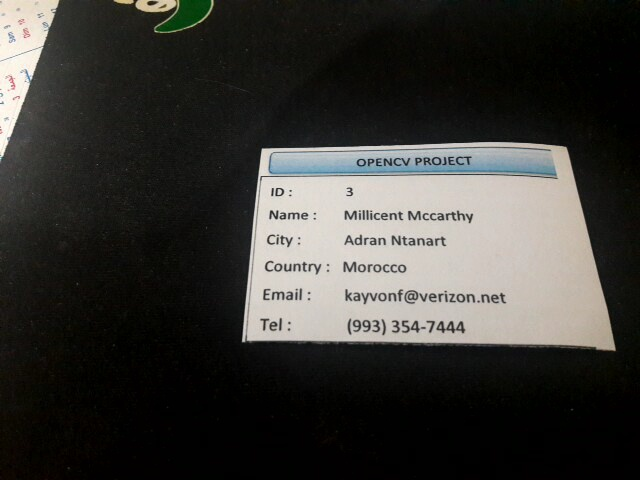
#> input picture yes/orig_3_.jpg, 640 x 480 px
$ python main.py
#> lines starting #> are read from the running program, lines starting #| are printed output that depends on the picture; after the words box and inside, x2 and y2 are one past the last pixel; in counts of white or black regions, pixels touching at a corner belong together
### utlis.py
import cv2
import numpy as np


def biggestContour(contours):
    """
    Searching for the biggest contour and returning it
    """
    biggest = np.array([])
    max_area = 0
    for i in contours:
        area = cv2.contourArea(i)
        if area > 5000:
            peri = cv2.arcLength(i, True)
            approx = cv2.approxPolyDP(i, 0.02 * peri, True)
            if area > max_area and len(approx) == 4:
                biggest = approx
                max_area = area
    return biggest, max_area


def drawRectangle(img, biggest, thickness):
    """
    Draw a rectangle on the biggest contour to be used in the warp operation
    """
    cv2.line(img, (biggest[0][0][0], biggest[0][0][1]),
             (biggest[1][0][0], biggest[1][0][1]), (0, 255, 0), thickness)
    cv2.line(img, (biggest[0][0][0], biggest[0][0][1]),
             (biggest[2][0][0], biggest[2][0][1]), (0, 255, 0), thickness)
    cv2.line(img, (biggest[3][0][0], biggest[3][0][1]),
             (biggest[2][0][0], biggest[2][0][1]), (0, 255, 0), thickness)
    cv2.line(img, (biggest[3][0][0], biggest[3][0][1]),
             (biggest[1][0][0], biggest[1][0][1]), (0, 255, 0), thickness)

    return img


def reorder(myPoints):
    """
    Adjusting the four corners of  the drawn rectangle to the corners of the image
    """
    myPoints = myPoints.reshape((4, 2))
    myPointsNew = np.zeros((4, 1, 2), dtype=np.int32)
    add = myPoints.sum(1)

    myPointsNew[0] = myPoints[np.argmin(add)]
    myPointsNew[3] = myPoints[np.argmax(add)]
    diff = np.diff(myPoints, axis=1)
    myPointsNew[1] = myPoints[np.argmin(diff)]
    myPointsNew[2] = myPoints[np.argmax(diff)]

    return myPointsNew

### data.py

import sqlite3


def create_table():
    """
    Start a connection to the database
    Create a table if it does not exist
    Close the connection
    """
    conn = sqlite3.connect('database.db')
    cursor = conn.cursor()

    cursor.execute("""CREATE TABLE IF NOT EXISTS people (
                    ID INTEGER UNIQUE,
                    name TEXT,
                    city TEXT,
                    country TEXT,
                    email TEXT,
                    tel TEXT);
                    """)

    conn.commit()
    conn.close()


# [62 lines left out: functions add, delete, delete_all, check, not called in this run]

### main.py
import cv2
import numpy as np
import pytesseract
import utlis

import sqlite3
import data

import tkinter as tk
from tkinter import ttk
# from tkinter import filedialog
from tkinter import messagebox as msg

########################################################################

pathImage = "yes/orig_3_.jpg"        # the path of the image

heightImg = 480                 # new dimensions to resize the image
widthImg = 640

########################################################################

data.create_table()             # create the table in the database if it doesn't exist

win = tk.Tk()                   # the tkinter window
win.title("main")
win.geometry("1000x500")
win.resizable(False, False)


# [99 lines left out: functions show_all, add, delete, delete_all, save, check, not called in this run]


# THIS BUTTON IS FOR DISPLAYING AL THE PEOPLE IN THE DATABASE
show_btn = ttk.Button(win, text="show all", command=show_all)
show_btn.grid(row=0, column=0, ipadx=50)

# THIS BUTTON IS FOR ADDING A NEW USER
add_btn = ttk.Button(win, text="add", command=add)
add_btn.grid(row=0, column=1, ipadx=50)

# THIS BUTTON IS FOR DELETING A SELECTED USER
delete_btn = ttk.Button(win, text="delete", command=delete)
delete_btn.grid(row=0, column=2, ipadx=50)

# THIS BUTTON IS FOR DELETING ALL THE USERS
delete_all_btn = ttk.Button(win, text="delete all", command=delete_all)
delete_all_btn.grid(row=0, column=3, ipadx=50)

# THIS BUTTON IS FOR SAVING THE SCANNED VERSION OF THE IMAGE
save_image_btn = ttk.Button(win, text="save image", command=save)
save_image_btn.grid(row=0, column=4, ipadx=50)

# THIS LABEL IS FOR THE CHECKING
check_label = ttk.Label(win, text='Enter the ID to see if the user is registered :')
check_label.grid(row=2, column=0)

# THIS ENTRY IS FOR ENTERING THE ID OF THE USER WE ARE SEARCHING FOR
check_entry = ttk.Entry(win)
# check_entry.insert(0, 'Enter ID ...')
check_entry.grid(row=3, column=0)

# THIS BUTTON IS FOR STARTING THE SEARCH PROCESS
check_btn = ttk.Button(win, text="Check", command=check)
check_btn.grid(row=3, column=1)

"""
THIS IS WHERE THE OCR PART BEGINS
"""

img = cv2.imread(pathImage)  # READING THE IMAGE
#> img is the input picture: shape (480, 640, 3); mean B, G, R 52.9, 56.5, 57.4
img = cv2.resize(img, (widthImg, heightImg))  # RESIZE THE IMAGE
imgGray = cv2.cvtColor(img, cv2.COLOR_BGR2GRAY)  # CONVERT IMAGE TO GRAY SCALE
imgBlur = cv2.GaussianBlur(imgGray, (5, 5), 1)  # ADD GAUSSIAN BLUR
imgThreshold = cv2.Canny(imgBlur, 100, 40)  # APPLY CANNY BLUR
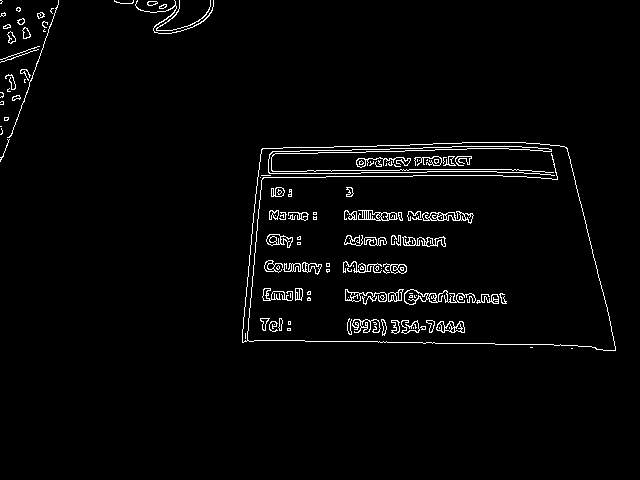
#> imgThreshold: shape (480, 640); 2.6% white in thin lines or dots, all inside (x1, y1, x2, y2) = (0, 0, 616, 351)
kernel = np.ones((5, 5))  # DEFINING THE KERNEL
imgDial = cv2.dilate(imgThreshold, kernel, iterations=2)  # APPLY DILATION
#> imgDial: shape (480, 640); 14.3% white; 11 white regions, largest, box (x1, y1, x2, y2) and area: (238, 138, 620, 355) 23792, (0, 0, 63, 166) 5018, (341, 285, 511, 309) 3275
imgThreshold = cv2.erode(imgDial, kernel, iterations=1)  # APPLY EROSION
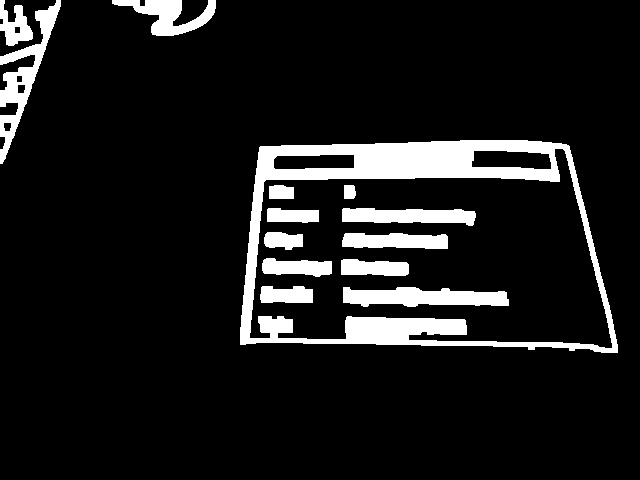
#> imgThreshold: shape (480, 640); 10.4% white; 14 white regions

# FIND ALL CONTOURS
imgContours = img.copy()  # COPY IMAGE FOR DISPLAY PURPOSES
imgBigContour = img.copy()  # COPY IMAGE FOR DISPLAY PURPOSES
contours, hierarchy = cv2.findContours(imgThreshold, cv2.RETR_EXTERNAL,
                                       cv2.CHAIN_APPROX_SIMPLE)  # FIND ALL CONTOURS
#> contours = 4 contours; box (x1, y1, x2, y2) and area: (240, 140, 618, 353) 69658, (0, 0, 61, 164) 2500, (112, 0, 216, 36) 1556, (0, 0, 33, 46) 780
cv2.drawContours(imgContours, contours, -1, (0, 255, 0), 10)  # DRAW ALL DETECTED CONTOURS
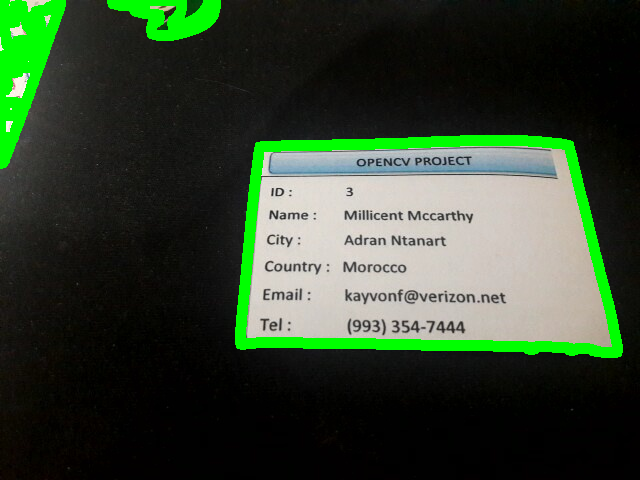
#> imgContours: shape (480, 640, 3); 6.66% of pixels changed, all inside (x1, y1, x2, y2) = (0, 0, 623, 358)

# FIND THE BIGGEST CONTOUR
biggest, maxArea = utlis.biggestContour(contours)  # FIND THE BIGGEST CONTOUR
#> the loop in biggestContour, `for i in contours:` made 4 passes
#> (area, peri, biggest, max_area) on pass 1: (69657.5, 1136.4, [[569, 146], [260, 146], [240, 344], [617, 352]], 69657.5)
#> area on passes 2 to 4: 1556, 2499.5, 780
#> after the loop in biggestContour, `for i in contours:`: max_area = 69657.5
#> biggest = [[569, 146], [260, 146], [240, 344], [617, 352]]; maxArea = 69657.5
if biggest.size != 0:
    biggest = utlis.reorder(biggest)
#> in reorder, `myPoints = myPoints.reshape((4, 2))`: myPoints = [[569, 146], [260, 146], [240, 344], [617, 352]]
#> in reorder, `add = myPoints.sum(1)`: add = [715, 406, 584, 969]
#> in reorder, `diff = np.diff(myPoints, axis=1)`: diff = [-423, -114, 104, -265]
#> biggest = [[260, 146], [569, 146], [240, 344], [617, 352]]
    # DRAW THE BIGGEST CONTOUR
    cv2.drawContours(imgBigContour, biggest, -1, (0, 255, 0), 20)
#> imgBigContour: shape (480, 640, 3); 0.41% of pixels changed, all inside (x1, y1, x2, y2) = (230, 136, 628, 363)
    imgBigContour = utlis.drawRectangle(imgBigContour, biggest, 2)
#> in drawRectangle, `cv2.line(img, (biggest[3][0][0], biggest[3][0][1]), (biggest[1][0][0],..`:
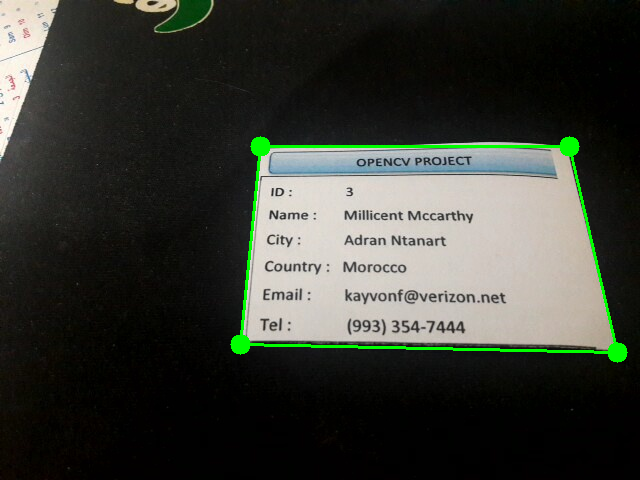
#> img: shape (480, 640, 3); mean B, G, R 52.1, 59.2, 56.5
    pts1 = np.float32(biggest)  # PREPARE POINTS FOR WARP
#> pts1 = [[260, 146], [569, 146], [240, 344], [617, 352]]
    pts2 = np.float32([[0, 0], [widthImg, 0], [0, heightImg], [widthImg, heightImg]])  # PREPARE POINTS FOR WARP
    matrix = cv2.getPerspectiveTransform(pts1, pts2)
#> matrix = [[2.63, 0.266, -723.3], [1.84e-16, 3.62, -528.7], [0.000132, 0.00134, 1]]
    imgWarpColored = cv2.warpPerspective(img, matrix, (widthImg, heightImg))  # GETTING THE BIRD VIEW (WARP)

    # REMOVE 20 PIXELS FORM LEFT AND BOTTOM AND 100 PIXELS FROM TOP AND RIGHT
    imgWarpColored = imgWarpColored[100:imgWarpColored.shape[0] - 20, 20:imgWarpColored.shape[1] - 100]
#> imgWarpColored: shape (360, 520, 3)
    imgWarpColored = cv2.resize(imgWarpColored, (widthImg, heightImg))
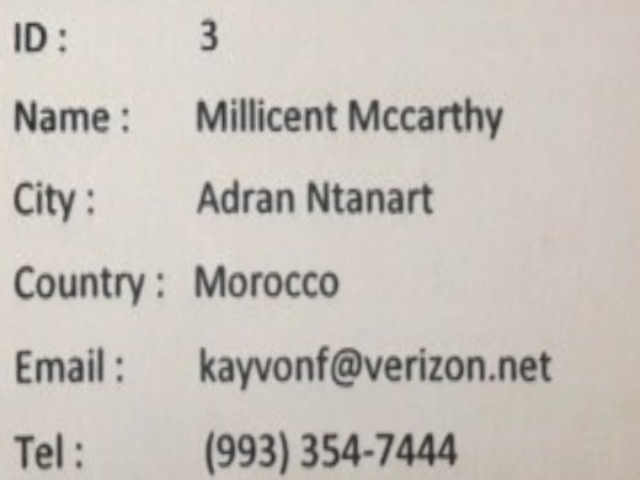
#> imgWarpColored: shape (480, 640, 3); mean B, G, R 188, 194.7, 200.3

    # APPLY ADAPTIVE THRESHOLD
    imgWarpGray = cv2.cvtColor(imgWarpColored, cv2.COLOR_BGR2GRAY)  # CONVERT WARPED IMAGE TO GRAY SCALE
    imgAdaptiveThre = cv2.adaptiveThreshold(imgWarpGray, 255, 1, 1, 7, 2)  # APPLY ADAPTIVE THRESHOLD
#> imgAdaptiveThre: shape (480, 640); 8.4% white; 1026 white regions (919 under 20 px), largest, box (x1, y1, x2, y2) and area: (331, 347, 362, 388) 563, (349, 100, 379, 134) 500, (197, 100, 227, 133) 492
    imgAdaptiveThre = cv2.bitwise_not(imgAdaptiveThre)  # BLACK TEXT ON WHITE BACKGROUND
    imgAdaptiveThre = cv2.medianBlur(imgAdaptiveThre, 5)  # APPLY BLUR TO REDUCE NOISE
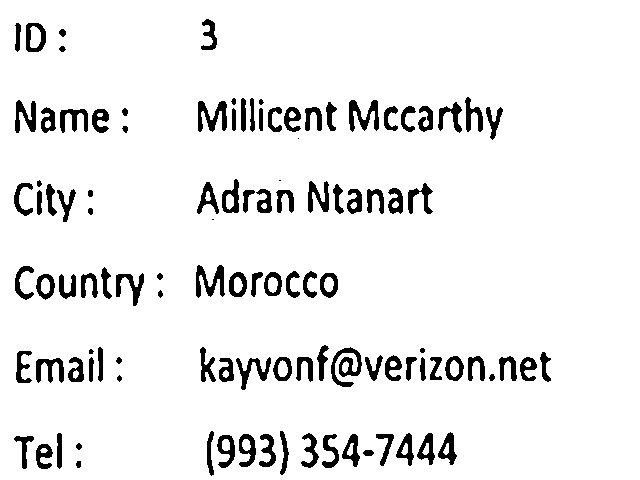
#> imgAdaptiveThre: shape (480, 640); 92.8% white; 110 black regions (4 under 20 px), largest, box (x1, y1, x2, y2) and area: (331, 347, 362, 387) 559, (349, 100, 379, 132) 486, (198, 101, 227, 132) 485

    """
    SELECTING CERTAIN REGIONS OF INTEREST(ROI) AND CROPPING THEM TO START THE PYTESSERACT PROCESS
    """
    id_roi = imgAdaptiveThre[0:80, 170:370]  # SELECT THE ID REGION OF INTEREST
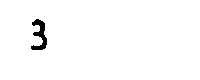
#> id_roi: shape (80, 200); 98.5% white; 1 black region, box (x1, y1, x2, y2) and area: (31, 19, 47, 50) 242
    conf = r'--oem 3 --psm 6 outputbase digits'  # BETTER IDENTIFYING NUMBERS
#> (the run stopped early here; a loop or call above may not have finished)

$ run again, with yes/orig_10_.jpg copied over yes/orig_3_.jpg
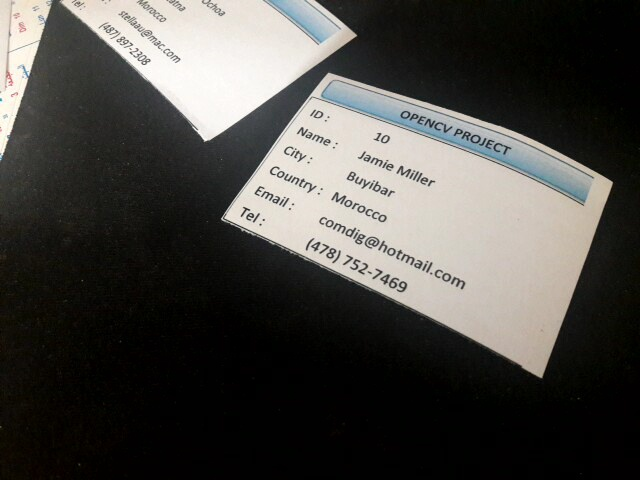
#> input picture yes/orig_10_.jpg, 640 x 480 px
#> img is the input picture: shape (480, 640, 3); mean B, G, R 68.4, 72, 73.5
#> imgDial: shape (480, 640); 17.2% white; 9 white regions, largest, box (x1, y1, x2, y2) and area: (217, 69, 617, 382) 30169, (0, 0, 361, 165) 15471, (315, 212, 470, 294) 3367
#> `imgThreshold = cv2.erode(imgDial, kernel, iterations=1)`:
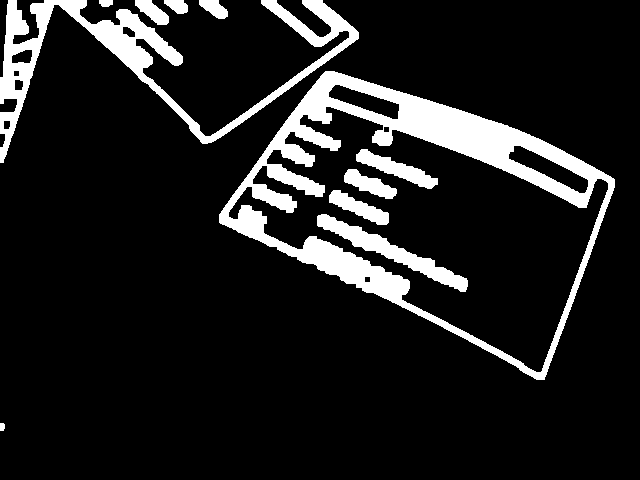
#> imgThreshold: shape (480, 640); 12.2% white; 11 white regions
#> contours = 7 contours; box (x1, y1, x2, y2) and area: (219, 71, 615, 380) 68272, (0, 0, 359, 163) 9758, (135, 0, 169, 25) 418, (199, 0, 228, 19) 308, (164, 0, 188, 14) 210, (99, 0, 113, 7) 66, (0, 423, 5, 431) 26
#> imgContours: shape (480, 640, 3); 10.26% of pixels changed, all inside (x1, y1, x2, y2) = (0, 0, 620, 436)
#> the loop in biggestContour, `for i in contours:` made 7 passes
#> (area, peri, biggest, max_area) on pass 2: (68272, 1156.5, [[325, 71], [219, 222], [544, 379], [614, 179]], 68272)
#> after the loop in biggestContour, `for i in contours:`: max_area = 68272
#> `biggest, maxArea = utlis.biggestContour(contours)`: biggest = [[325, 71], [219, 222], [544, 379], [614, 179]]; maxArea = 68272
#> myPoints = [[325, 71], [219, 222], [544, 379], [614, 179]]
#> add = [396, 441, 923, 793]
#> diff = [-254, 3, -165, -435]
#> `biggest = utlis.reorder(biggest)`: biggest = [[325, 71], [614, 179], [219, 222], [544, 379]]
#> imgBigContour: shape (480, 640, 3); 0.41% of pixels changed, all inside (x1, y1, x2, y2) = (209, 61, 625, 390)
#> matrix = [[2.3, 1.61, -861.7], [-1.24, 3.32, 167.4], [0.000124, 0.00131, 1]]
#> `id_roi = imgAdaptiveThre[0:80, 170:370]`:
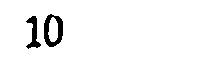
#> id_roi: shape (80, 200); 96.7% white; 2 black regions, box (x1, y1, x2, y2) and area: (44, 14, 63, 47) 323, (26, 16, 41, 49) 212

$ run again, with yes/orig_11_.jpg copied over yes/orig_3_.jpg
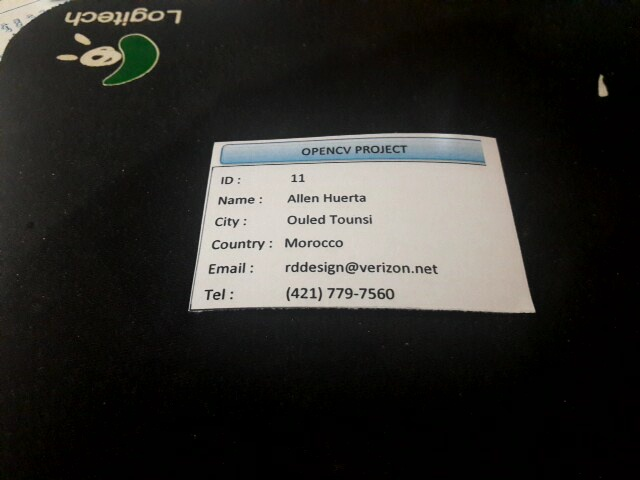
#> input picture yes/orig_11_.jpg, 640 x 480 px
#> img is the input picture: shape (480, 640, 3); mean B, G, R 42.7, 46, 47
#> imgDial: shape (480, 640); 13% white; 8 white regions, largest, box (x1, y1, x2, y2) and area: (183, 129, 540, 317) 22588, (0, 0, 186, 91) 8537, (281, 257, 442, 280) 2984
#> `imgThreshold = cv2.erode(imgDial, kernel, iterations=1)`:
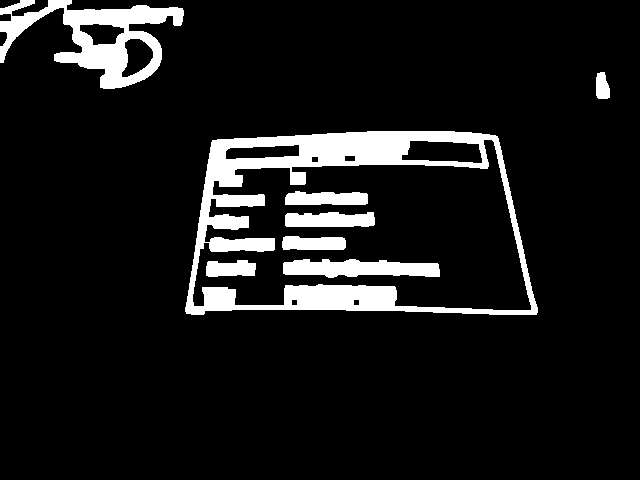
#> imgThreshold: shape (480, 640); 9.4% white; 8 white regions
#> contours = 3 contours; box (x1, y1, x2, y2) and area: (185, 131, 538, 315) 56279, (0, 0, 184, 89) 7266, (596, 72, 610, 99) 277
#> imgContours: shape (480, 640, 3); 6.21% of pixels changed, all inside (x1, y1, x2, y2) = (0, 0, 615, 320)
#> the loop in biggestContour, `for i in contours:` made 3 passes
#> (area, peri, biggest, max_area) on pass 1: (56279, 1026.1, [[497, 136], [212, 140], [186, 313], [536, 314]], 56279)
#> after the loop in biggestContour, `for i in contours:`: max_area = 56279
#> `biggest, maxArea = utlis.biggestContour(contours)`: biggest = [[497, 136], [212, 140], [186, 313], [536, 314]]; maxArea = 56279
#> myPoints = [[497, 136], [212, 140], [186, 313], [536, 314]]
#> add = [633, 352, 499, 850]
#> diff = [-361, -72, 127, -222]
#> `biggest = utlis.reorder(biggest)`: biggest = [[212, 140], [497, 136], [186, 313], [536, 314]]
#> imgBigContour: shape (480, 640, 3); 0.41% of pixels changed, all inside (x1, y1, x2, y2) = (176, 126, 547, 325)
#> matrix = [[2.92, 0.439, -680.5], [0.0603, 4.3, -614.1], [0.000146, 0.00165, 1]]
#> `id_roi = imgAdaptiveThre[0:80, 170:370]`:
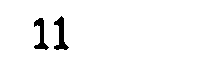
#> id_roi: shape (80, 200); 97.3% white; 2 black regions, box (x1, y1, x2, y2) and area: (54, 16, 69, 50) 226, (34, 18, 49, 50) 204

$ run again, with yes/orig_12_.jpg copied over yes/orig_3_.jpg
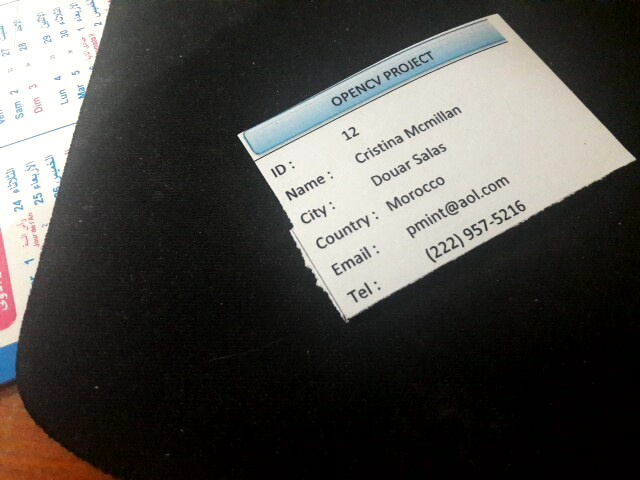
#> input picture yes/orig_12_.jpg, 640 x 480 px
#> img is the input picture: shape (480, 640, 3); mean B, G, R 72.5, 76.6, 78.1
#> imgDial: shape (480, 640); 18.9% white; 19 white regions, largest, box (x1, y1, x2, y2) and area: (233, 9, 640, 327) 29621, (0, 0, 122, 480) 16274, (402, 173, 514, 242) 2570
#> contours = 16 contours; largest, box (x1, y1, x2, y2) and area: (235, 11, 640, 325) 67357, (0, 0, 120, 480) 11292, (0, 18, 30, 59) 616, (7, 88, 26, 122) 376, (26, 81, 45, 116) 376
#> imgContours: shape (480, 640, 3); 11.46% of pixels changed, all inside (x1, y1, x2, y2) = (0, 0, 640, 480)
#> the loop in biggestContour, `for i in contours:` made 16 passes
#> (area, peri, biggest, max_area) on pass 15: (67357, 1130.2, [[501, 12], [235, 132], [343, 324], [639, 162]], 67357)
#> after the loop in biggestContour, `for i in contours:`: max_area = 67357
#> `biggest, maxArea = utlis.biggestContour(contours)`: biggest = [[501, 12], [235, 132], [343, 324], [639, 162]]; maxArea = 67357
#> myPoints = [[501, 12], [235, 132], [343, 324], [639, 162]]
#> add = [513, 367, 667, 801]
#> diff = [-489, -103, -19, -477]
#> `biggest = utlis.reorder(biggest)`: biggest = [[235, 132], [501, 12], [343, 324], [639, 162]]
#> imgBigContour: shape (480, 640, 3); 0.36% of pixels changed, all inside (x1, y1, x2, y2) = (225, 2, 640, 335)
#> matrix = [[1.98, -1.12, -318.9], [1.22, 2.71, -645.9], [4.18e-05, 0.00107, 1]]
#> `id_roi = imgAdaptiveThre[0:80, 170:370]`:
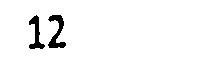
#> id_roi: shape (80, 200); 96.9% white; 2 black regions, box (x1, y1, x2, y2) and area: (48, 15, 66, 48) 271, (29, 15, 45, 49) 223
